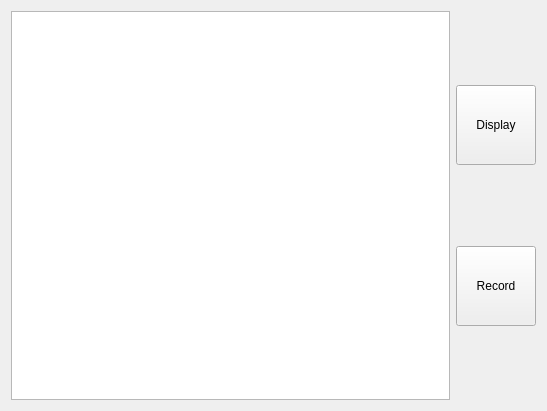
<?xml version="1.0" encoding="UTF-8"?>
<ui version="4.0">
 <class>RecordConfiguation</class>
 <widget class="QWidget" name="RecordConfiguation">
  <property name="geometry">
   <rect>
    <x>0</x>
    <y>0</y>
    <width>547</width>
    <height>411</height>
   </rect>
  </property>
  <property name="windowTitle">
   <string>RecordConfiguation</string>
  </property>
  <layout class="QGridLayout" name="gridLayout">
   <item row="0" column="0">
    <layout class="QHBoxLayout" name="horizontalLayout">
     <item>
      <widget class="QListWidget" name="listWidgetTutorExample"/>
     </item>
     <item>
      <layout class="QVBoxLayout" name="verticalLayout">
       <item>
        <spacer name="verticalSpacer_2">
         <property name="orientation">
          <enum>Qt::Vertical</enum>
         </property>
         <property name="sizeHint" stdset="0">
          <size>
           <width>20</width>
           <height>40</height>
          </size>
         </property>
        </spacer>
       </item>
       <item>
        <widget class="QPushButton" name="pushButtonDispaly">
         <property name="minimumSize">
          <size>
           <width>0</width>
           <height>80</height>
          </size>
         </property>
         <property name="text">
          <string>Display</string>
         </property>
        </widget>
       </item>
       <item>
        <spacer name="verticalSpacer">
         <property name="orientation">
          <enum>Qt::Vertical</enum>
         </property>
         <property name="sizeHint" stdset="0">
          <size>
           <width>20</width>
           <height>40</height>
          </size>
         </property>
        </spacer>
       </item>
       <item>
        <widget class="QPushButton" name="pushButtonRecord">
         <property name="minimumSize">
          <size>
           <width>0</width>
           <height>80</height>
          </size>
         </property>
         <property name="text">
          <string>Record</string>
         </property>
        </widget>
       </item>
       <item>
        <spacer name="verticalSpacer_3">
         <property name="orientation">
          <enum>Qt::Vertical</enum>
         </property>
         <property name="sizeHint" stdset="0">
          <size>
           <width>20</width>
           <height>40</height>
          </size>
         </property>
        </spacer>
       </item>
      </layout>
     </item>
    </layout>
   </item>
  </layout>
 </widget>
 <resources/>
 <connections/>
</ui>
